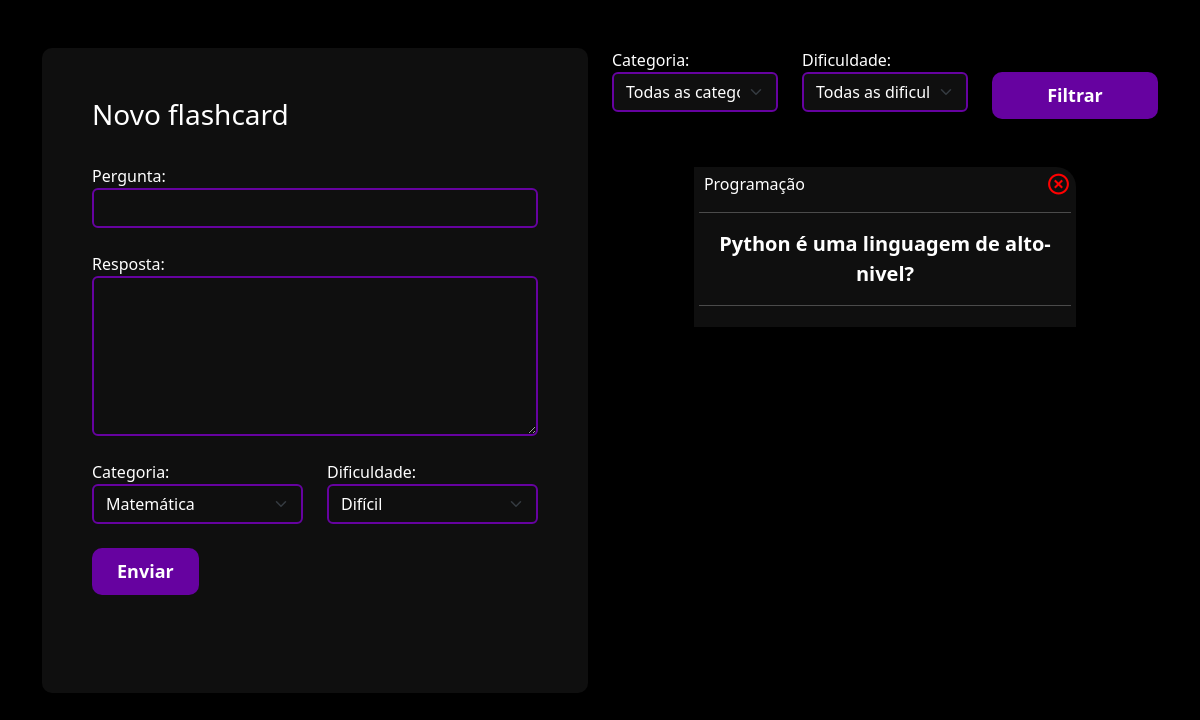
Page /flashcard/novo_flashcard/ (signed in) on the earlier database version.
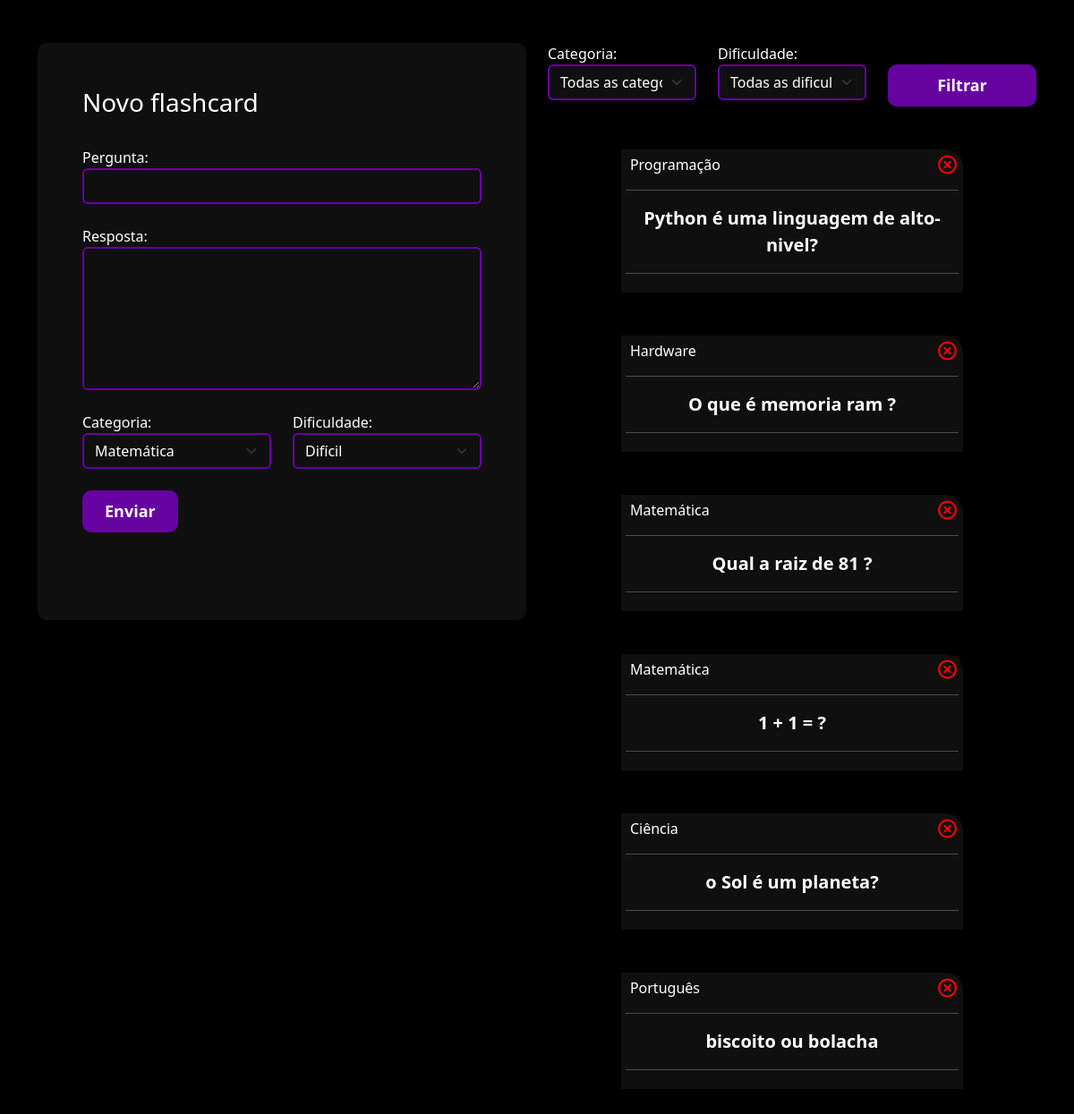
Same page on the later database version.
### flashcard/models.py (models this page shows, shortened)
class Flashcard(models.Model):
    DIFICULDADE_CHOICES = (('D', 'Difícil'), ('M', 'Médio'), ('F', 'Fácil'))
    user = models.ForeignKey(User, on_delete=models.DO_NOTHING)
    pergunta = models.CharField(max_length=200)
    resposta = models.TextField()
    categoria = models.ForeignKey(Categoria, on_delete=models.DO_NOTHING)
    dificuldade = models.CharField(max_length=1, choices=DIFICULDADE_CHOICES)

class Categoria(models.Model):
    nome = models.CharField(max_length=25)
    def __str__(self):
        return self.nome

### flashcard/views.py (the view, shortened to what this page needs)
# urls.py: path('novo_flashcard/', views.novo_flashcard, name="novo_flashcard"),
def novo_flashcard(req):
    if not req.user.is_authenticated:
        return redirect("/usuarios/logar")
    elif req.method == "GET":
        categoria = Categoria.objects.all()
        dificuldades = Flashcard.DIFICULDADE_CHOICES
        flashcards = Flashcard.objects.filter(user=req.user)
        categoria_filter = req.GET.get("categoria")
        dificuldade_filter = req.GET.get("dificuldade")
        if categoria_filter:
            flashcards = flashcards.filter(categoria__id=categoria_filter)
        if dificuldade_filter:
            flashcards = flashcards.filter(dificuldade=dificuldade_filter)
        return render(
            req,
            "novo_flashcard.html",
            {
                "categorias": categoria,
                "dificuldades": dificuldades,
                "flashcards": flashcards,
            },
        )

### flashcard/templates/novo_flashcard.html (shortened to what this page needs)
{% extends "base.html" %} {% load static %} {% block 'header' %}
<link href="{% static 'usuarios/css/cadastro.css' %}" rel="stylesheet" />
<link
  href="https://unpkg.com/boxicons@2.1.4/css/boxicons.min.css"
  rel="stylesheet"
/>
<link href="{% static 'flashcard/css/novo_flashcard.css' %}" rel="stylesheet" />
{% endblock 'header' %} {% block 'conteudo' %}
<div class="container">
  <br />
  <br />
  <div class="row">
    <div class="col-md">
      <div class="box-form">
        <form action="{% url 'novo_flashcard' %}" method="POST">
          <h3>Novo flashcard</h3>
          <br />
          <label>Pergunta:</label>
          <input type="text" class="form-control" name="pergunta" required />
          <br />
          <label>Resposta:</label>
          <textarea
            class="form-control"
            name="resposta"
            rows="6"
            required
          ></textarea>
          <br />
          <div class="row">
            <div class="col-md">
              <label for="">Categoria:</label>
              <select class="form-select" name="categoria">
                {% for categoria in categorias %}
                <option value="{{categoria.id}}">{{categoria}}</option>
                {% endfor %}
              </select>
            </div>
            <div class="col-md">
              <label for="">Dificuldade:</label>
              <select class="form-select" name="dificuldade">
                {% for dificuldade in dificuldades %}
                <option value="{{dificuldade.0}}">{{dificuldade.1}}</option>
                {% endfor %}
              </select>
            </div>
          </div>
          <br />
          <input type="submit" value="Enviar" class="btn-cadastro" />
          <br />
          <br />
          <br />
        </form>
      </div>
    </div>
    <div class="col-md">
      <form action="{% url 'novo_flashcard' %}" method="GET">
        <div class="row">
          <div class="col-md">
            <label for="">Categoria:</label>
            <select name="categoria" id="" class="form-select">
              <option value="">Todas as categorias:</option>
            </select>
          </div>
          <div class="col-md">
            <label for="">Dificuldade:</label>
            <select name="dificuldade" id="" class="form-select">
              <option value="">Todas as dificuldades:</option>
            </select>
          </div>
          <div class="col-md">
            <br />
            <input
              type="submit"
              style="width: 100%"
              value="Filtrar"
              class="btn-cadastro"
            />
          </div>
        </div>
      </form>
      <br />
      <br />
      {% for flash in flashcards %}
      <div class="box-new-flashcard" onclick="flip_card({{flash.id}})">
        <div class="flashcard">
          <div class="flashcard-categoria">{{flash.categoria}}</div>
          <a href="{% url 'delete_flashcard' flash.id %}"
            ><i class="icone-exit bx bx-x-circle"></i
          ></a>
          <hr />
          <div class="flashcard-box-item">
            <p class="flashcard-item">{{flash.pergunta}}</p>
          </div>
          <hr />
        </div>
      </div>
      <br />
      <br />
      {% endfor %}
    </div>
  </div>
</div>
{% endblock 'conteudo' %}

### templates/base.html (shortened to what this page needs)
{% load static %}
<!DOCTYPE html>
<!DOCTYPE html>
<html lang="pt-br">
<head>
    <link rel="stylesheet" href="https://cdn.jsdelivr.net/npm/bootstrap@5.3.2/dist/css/bootstrap.min.css">
    <link rel="stylesheet" href="{% static 'geral/css/base.css' %}">
    {% block 'header' %}{% endblock %}
</head>
<body>
    {% block 'conteudo' %}{% endblock %}
</body>
</html>

### templates/static/geral/css/base.css (style rules this page uses)
:root { --color-0: #000; --color-1: #0f0f0f; --color-2: rgb(77, 22, 109); --color-3: #6602a0; --color-4: #004aac; }
body { background-color: var(--color-0); color: white }

### templates/static/usuarios/css/cadastro.css (style rules this page uses)
* { margin: 0; padding: 0; }
.box-form { padding: 50px; background-color: var(--color-1); color: white; border-radius: 10px; display: flexbox; }
.btn-cadastro { padding: 10px; background-color: var(--color-3); border: none; border-radius: 10px; color: #fff; font-size: 18px; font-weight: bold; padding-left: 25px; padding-right: 25px; align-items: center; justify-content: center; transition: all 0.2s ease-in-out; }
.btn-cadastro::after, .btn-cadastro:hover { background-color: var(--color-2); transform: scale(1.1); }
.form-control { background-color: var(--color-1); border: 2px solid var(--color-3); color: #fff; }
.form-select { background-color: var(--color-1); border: 2px solid var(--color-3); color: #fff; }

### templates/static/flashcard/css/novo_flashcard.css (style rules this page uses)
.box-new-flashcard { width: 70%; margin: auto; }
.flashcard { background-color: var(--color-1); padding: 5px; border-radius: 0 20px 0 0; }
.flashcard-box-item { text-align: center; }
.flashcard p { font-size: 20px; font-weight: bold; cursor: pointer; }
.flashcard-categoria { background-color: var(--color-1); display: inline; padding: 5px; }
.icone-exit { float: right; font-size: 25px; color: red; }
.form-control { background-color: var(--color-1); border: 2px solid var(--color-3); color: #fff; }
.form-select { background-color: var(--color-1); border: 2px solid var(--color-3); color: #fff; }

Differences in the rows shown:
added Flashcard: categoria "Hardware", pergunta "O que é memoria ram ?"
added Flashcard: categoria "Matemática", pergunta "Qual a raiz de 81 ?"
added Flashcard: categoria "Matemática", pergunta "1 + 1 = ?"
added Flashcard: categoria "Ciência", pergunta "o Sol é um planeta?"
added Flashcard: categoria "Português", pergunta "biscoito ou bolacha"
